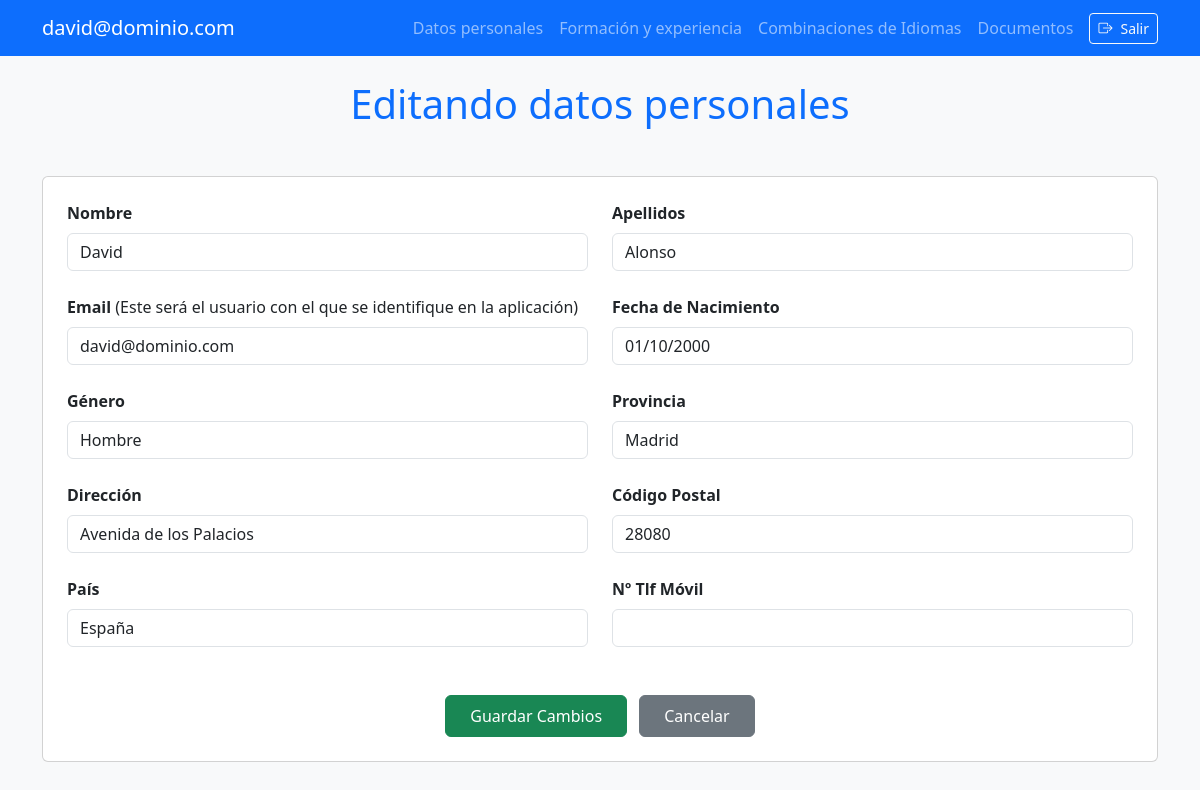
/translator/edit/ (signed in), run on the app's committed database.
### translators/models.py (models this page shows, shortened)
class Translator(AbstractBaseUser, PermissionsMixin):
    email = models.EmailField(unique=True, verbose_name='Email')
    first_name = models.CharField(max_length=100, verbose_name='Nombre')
    last_name = models.CharField(max_length=200, verbose_name='Apellidos')
    address = models.CharField(max_length=200, verbose_name='Dirección')
    postal_code = models.IntegerField(null=True, verbose_name='Código Postal')
    province = models.CharField(max_length=25, choices=PROVINCES, verbose_name='Provincia')
    country = models.CharField(max_length=50, choices=COUNTRIES, verbose_name='País', blank=True)
    gender = models.CharField(max_length=9, choices=GENDER, verbose_name='Género', default='Otros')
    mobile_phone = models.CharField(max_length=18, blank=True, verbose_name='Nº Tlf Móvil')
    birth_date = models.DateField(null=True, blank=True, default=date(2000, 1, 1), verbose_name='Fecha de Nacimiento')
    registration_date = models.DateTimeField(null=True, blank=True, default=timezone.now, verbose_name='Fecha de registro')
    last_access = models.DateTimeField(null=True, blank=True, default=date(2000, 1, 1), verbose_name='Último acceso')
    is_active = models.BooleanField(default=True)
    is_staff = models.BooleanField(default=False)
    objects = TranslatorManager()
    USERNAME_FIELD = 'email'
    REQUIRED_FIELDS = ['first_name', 'last_name']

### translators/views.py (the view)
# urls.py: path('translator/edit/', TranslatorUpdateView.as_view(), name='translator_edit'),
class TranslatorUpdateView(LoginRequiredMixin, UpdateView):
    model = Translator
    form_class = TranslatorForm
    template_name = 'translators/personal-data-edit.html'
    success_url = reverse_lazy('personal_data')
    def get_object(self):
        return self.request.user

### translators/forms.py
class TranslatorForm(forms.ModelForm):
    class Meta:
        model = Translator
        fields = ['first_name', 'last_name', 'email', 'address', 'postal_code', 'country', 'province', 'gender', 'mobile_phone', 'birth_date']

### translators/templatetags/custom_filters.py (called while the page is built)
@register.filter(name='add_class')
def add_class(field, css_class):
    return field.as_widget(attrs={"class": css_class})

### translators/templates/translators/personal-data-edit.html (shortened to what this page needs)
{% extends 'base.html' %}
{% load custom_filters %}
{% block pagetitle %}Editando datos personales{% endblock %}
{% block content %}
<div class="card">
    <div class="card-body p-4">
        <form method="post" class="needs-validation" novalidate>
            <div class="row">
                <div class="col-md-6">
                    <div class="mb-4">
                        <label for="{{ form.first_name.id_for_label }}" class="form-label fw-semibold">{{ form.first_name.label }}</label>
                        {{ form.first_name|add_class:"form-control" }}
                    </div>
                    <div class="mb-4">
                        <label for="{{ form.email.id_for_label }}" class="form-label fw-semibold">{{ form.email.label }}</label>
                        (Este será el usuario con el que se identifique en la aplicación)
                        {{ form.email|add_class:"form-control" }}
                    </div>
                    <div class="mb-4">
                        <label for="{{ form.gender.id_for_label }}" class="form-label fw-semibold">{{ form.gender.label }}</label>
                        {{ form.gender|add_class:"form-control" }}
                    </div>
                    <div class="mb-4">
                        <label for="{{ form.address.id_for_label }}" class="form-label fw-semibold">{{ form.address.label }}</label>
                        {{ form.address|add_class:"form-control" }}
                    </div>
                    <div class="mb-4">
                        <label for="{{ form.country.id_for_label }}" class="form-label fw-semibold">{{ form.country.label }}</label>
                        {{ form.country|add_class:"form-control" }}
                    </div>
                </div>
                <div class="col-md-6">
                    <div class="mb-4">
                        <label for="{{ form.last_name.id_for_label }}" class="form-label fw-semibold">{{ form.last_name.label }}</label>
                        {{ form.last_name|add_class:"form-control" }}
                    </div>
                    <div class="mb-4">
                        <label for="{{ form.birth_date.id_for_label }}" class="form-label fw-semibold">{{ form.birth_date.label }}</label>
                        {{ form.birth_date|add_class:"form-control" }}
                    </div>
                    <div class="mb-4">
                        <label for="{{ form.province.id_for_label }}" class="form-label fw-semibold">{{ form.province.label }}</label>
                        {{ form.province|add_class:"form-control" }}
                    </div>
                    <div class="mb-4">
                        <label for="{{ form.postal_code.id_for_label }}" class="form-label fw-semibold">{{ form.postal_code.label }}</label>
                        {{ form.postal_code|add_class:"form-control" }}
                    </div>
                    <div class="mb-4">
                        <label for="{{ form.mobile_phone.id_for_label }}" class="form-label fw-semibold">{{ form.mobile_phone.label }}</label>
                        {{ form.mobile_phone|add_class:"form-control" }}
                    </div>
                </div>
            </div>
            <div class="mt-4 text-center">
                <button type="submit" class="btn btn-success px-4 py-2">Guardar Cambios</button>
                <a href="{% url 'personal_data' %}" class="btn btn-secondary px-4 py-2 ms-2">Cancelar</a>
            </div>
        </form>
    </div>
</div>
{% endblock %}

### translators/templates/base.html (shortened to what this page needs)
<!DOCTYPE html>
<html lang="en">
<head>
    <link rel="stylesheet" href="https://cdn.jsdelivr.net/npm/bootstrap@5.3.0-alpha3/dist/css/bootstrap.min.css">
    <link rel="stylesheet" href="https://cdn.jsdelivr.net/npm/bootstrap-icons@1.10.3/font/bootstrap-icons.css">
    {% load static %}
    <link rel="stylesheet" href="{% static 'styles.css' %}">
</head>
<body>
    <nav class="navbar navbar-expand-lg navbar-dark bg-primary">
        <div class="container-fluid container-xl">
            <a class="navbar-brand fw-light" href="{% url 'dashboard' %}">{{ user.email }}</a>
            <div class="collapse navbar-collapse" id="navbarNav">
                <ul class="navbar-nav ms-auto align-items-center">
                    {% if user.is_authenticated %}
                        <li class="nav-item">
                            <a href="{% url 'personal_data' %}" class="nav-link {% if request.path == '/translators/personal-data/' %}active{% endif %}">Datos personales</a>
                        </li>
                        <li class="nav-item">
                            <a href="{% url 'professional_profile' %}" class="nav-link {% if request.path == '/translators/professional-profile/' %}active{% endif %}">Formación y experiencia</a>
                        </li>
                        <li class="nav-item">
                            <a href="{% url 'language_combinations' %}" class="nav-link {% if request.path == '/translators/language-combinations/' %}active{% endif %}">Combinaciones de Idiomas</a>
                        </li>
                        <li class="nav-item">
                            <a href="{% url 'files' %}" class="nav-link {% if request.path == '/translators/files/' %}active{% endif %}">Documentos</a>
                        </li>
                        <li class="nav-item ms-2 d-flex align-items-center">
                            <form method="post" action="{% url 'logout' %}" class="d-inline">
                                <button type="submit" class="btn btn-outline-light btn-sm" title="Cerrar sesión">
                                    <i class="bi bi-box-arrow-right me-2"></i>Salir
                                </button>
                            </form>
                        </li>
                    {% endif %}
                </ul>
            </div>
        </div>
    </nav>
    <div class="container-fluid container-xl mt-4 mb-4">
        <h1 class="mb-5 text-center text-primary">{% block pagetitle %}{% endblock %}</h1>
        {% block content %}
        {% endblock %}
    </div>
</body>
</html>

### translators/static/styles.css (style rules this page uses)
body { background-color: #f8f9fa; }

### data on the page
Translator: email "david@dominio.com", first_name "David", gender "Hombre", address "Avenida de los Palacios", country "España", last_name "Alonso", birth_date "01/10/2000", province "Madrid", postal_code "28080"
